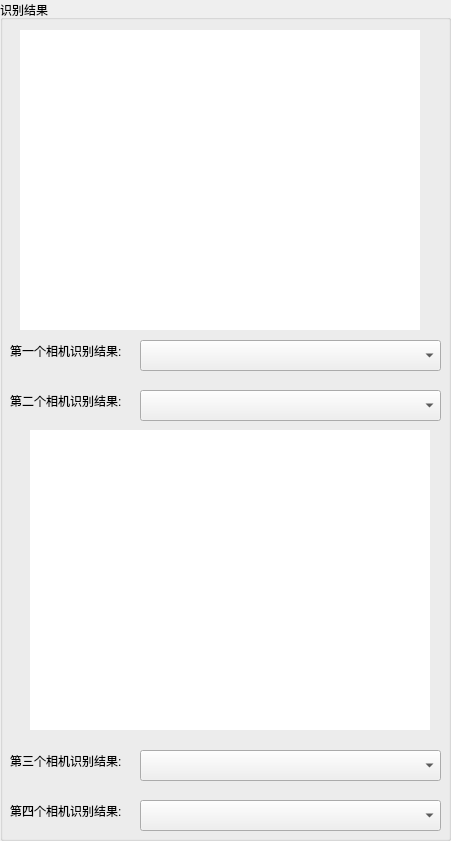
   <widget class="QGroupBox" name="groupBox_7">
    <property name="geometry">
     <rect>
      <x>1450</x>
      <y>10</y>
      <width>451</width>
      <height>841</height>
     </rect>
    </property>
    <property name="title">
     <string>识别结果</string>
    </property>
    <widget class="ClickableLabel" name="resultLabel_1" native="true">
     <property name="geometry">
      <rect>
       <x>20</x>
       <y>30</y>
       <width>400</width>
       <height>300</height>
      </rect>
     </property>
     <property name="palette">
      <palette>
       <active>
        <colorrole role="WindowText">
         <brush brushstyle="SolidPattern">
          <color alpha="255">
           <red>0</red>
           <green>0</green>
           <blue>0</blue>
          </color>
         </brush>
        </colorrole>
        <colorrole role="Button">
         <brush brushstyle="SolidPattern">
          <color alpha="255">
           <red>255</red>
           <green>255</green>
           <blue>255</blue>
          </color>
         </brush>
        </colorrole>
        <colorrole role="Light">
         <brush brushstyle="SolidPattern">
          <color alpha="255">
           <red>255</red>
           <green>255</green>
           <blue>255</blue>
          </color>
         </brush>
        </colorrole>
        <colorrole role="Midlight">
         <brush brushstyle="SolidPattern">
          <color alpha="255">
           <red>255</red>
           <green>255</green>
           <blue>255</blue>
          </color>
         </brush>
        </colorrole>
        <colorrole role="Dark">
         <brush brushstyle="SolidPattern">
          <color alpha="255">
           <red>127</red>
           <green>127</green>
           <blue>127</blue>
          </color>
         </brush>
        </colorrole>
        <colorrole role="Mid">
         <brush brushstyle="SolidPattern">
          <color alpha="255">
           <red>170</red>
           <green>170</green>
           <blue>170</blue>
          </color>
         </brush>
        </colorrole>
        <colorrole role="Text">
         <brush brushstyle="SolidPattern">
          <color alpha="255">
           <red>0</red>
           <green>0</green>
           <blue>0</blue>
          </color>
         </brush>
        </colorrole>
        <colorrole role="BrightText">
         <brush brushstyle="SolidPattern">
          <color alpha="255">
           <red>255</red>
           <green>255</green>
           <blue>255</blue>
          </color>
         </brush>
        </colorrole>
        <colorrole role="ButtonText">
         <brush brushstyle="SolidPattern">
          <color alpha="255">
           <red>0</red>
           <green>0</green>
           <blue>0</blue>
          </color>
         </brush>
        </colorrole>
        <colorrole role="Base">
         <brush brushstyle="SolidPattern">
          <color alpha="255">
           <red>255</red>
           <green>255</green>
           <blue>255</blue>
          </color>
         </brush>
        </colorrole>
        <colorrole role="Window">
         <brush brushstyle="SolidPattern">
          <color alpha="255">
           <red>255</red>
           <green>255</green>
           <blue>255</blue>
          </color>
         </brush>
        </colorrole>
        <colorrole role="Shadow">
         <brush brushstyle="SolidPattern">
          <color alpha="255">
           <red>0</red>
           <green>0</green>
           <blue>0</blue>
          </color>
         </brush>
        </colorrole>
        <colorrole role="AlternateBase">
         <brush brushstyle="SolidPattern">
          <color alpha="255">
           <red>255</red>
           <green>255</green>
           <blue>255</blue>
          </color>
         </brush>
        </colorrole>
        <colorrole role="ToolTipBase">
         <brush brushstyle="SolidPattern">
          <color alpha="255">
           <red>255</red>
           <green>255</green>
           <blue>220</blue>
          </color>
         </brush>
        </colorrole>
        <colorrole role="ToolTipText">
         <brush brushstyle="SolidPattern">
          <color alpha="255">
           <red>0</red>
           <green>0</green>
           <blue>0</blue>
          </color>
         </brush>
        </colorrole>
        <colorrole role="PlaceholderText">
         <brush brushstyle="NoBrush">
          <color alpha="128">
           <red>0</red>
           <green>0</green>
           <blue>0</blue>
          </color>
         </brush>
        </colorrole>
       </active>
       <inactive>
        <colorrole role="WindowText">
         <brush brushstyle="SolidPattern">
          <color alpha="255">
           <red>0</red>
           <green>0</green>
           <blue>0</blue>
          </color>
         </brush>
        </colorrole>
        <colorrole role="Button">
         <brush brushstyle="SolidPattern">
          <color alpha="255">
           <red>255</red>
           <green>255</green>
           <blue>255</blue>
          </color>
         </brush>
        </colorrole>
        <colorrole role="Light">
         <brush brushstyle="SolidPattern">
          <color alpha="255">
           <red>255</red>
           <green>255</green>
           <blue>255</blue>
          </color>
         </brush>
        </colorrole>
        <colorrole role="Midlight">
         <brush brushstyle="SolidPattern">
          <color alpha="255">
           <red>255</red>
           <green>255</green>
           <blue>255</blue>
          </color>
         </brush>
        </colorrole>
        <colorrole role="Dark">
         <brush brushstyle="SolidPattern">
          <color alpha="255">
           <red>127</red>
           <green>127</green>
           <blue>127</blue>
          </color>
         </brush>
        </colorrole>
        <colorrole role="Mid">
         <brush brushstyle="SolidPattern">
          <color alpha="255">
           <red>170</red>
           <green>170</green>
           <blue>170</blue>
          </color>
         </brush>
        </colorrole>
        <colorrole role="Text">
         <brush brushstyle="SolidPattern">
          <color alpha="255">
           <red>0</red>
           <green>0</green>
           <blue>0</blue>
          </color>
         </brush>
        </colorrole>
        <colorrole role="BrightText">
         <brush brushstyle="SolidPattern">
          <color alpha="255">
           <red>255</red>
           <green>255</green>
           <blue>255</blue>
          </color>
         </brush>
        </colorrole>
        <colorrole role="ButtonText">
         <brush brushstyle="SolidPattern">
          <color alpha="255">
           <red>0</red>
           <green>0</green>
           <blue>0</blue>
          </color>
         </brush>
        </colorrole>
        <colorrole role="Base">
         <brush brushstyle="SolidPattern">
          <color alpha="255">
           <red>255</red>
           <green>255</green>
           <blue>255</blue>
          </color>
         </brush>
        </colorrole>
        <colorrole role="Window">
         <brush brushstyle="SolidPattern">
          <color alpha="255">
           <red>255</red>
           <green>255</green>
           <blue>255</blue>
          </color>
         </brush>
        </colorrole>
        <colorrole role="Shadow">
         <brush brushstyle="SolidPattern">
          <color alpha="255">
           <red>0</red>
           <green>0</green>
           <blue>0</blue>
          </color>
         </brush>
        </colorrole>
        <colorrole role="AlternateBase">
         <brush brushstyle="SolidPattern">
          <color alpha="255">
           <red>255</red>
           <green>255</green>
           <blue>255</blue>
          </color>
         </brush>
        </colorrole>
        <colorrole role="ToolTipBase">
         <brush brushstyle="SolidPattern">
          <color alpha="255">
           <red>255</red>
           <green>255</green>
           <blue>220</blue>
          </color>
         </brush>
        </colorrole>
        <colorrole role="ToolTipText">
         <brush brushstyle="SolidPattern">
          <color alpha="255">
           <red>0</red>
           <green>0</green>
           <blue>0</blue>
          </color>
         </brush>
        </colorrole>
        <colorrole role="PlaceholderText">
         <brush brushstyle="NoBrush">
          <color alpha="128">
           <red>0</red>
           <green>0</green>
           <blue>0</blue>
          </color>
         </brush>
        </colorrole>
       </inactive>
       <disabled>
        <colorrole role="WindowText">
         <brush brushstyle="SolidPattern">
          <color alpha="255">
           <red>127</red>
           <green>127</green>
           <blue>127</blue>
          </color>
         </brush>
        </colorrole>
        <colorrole role="Button">
         <brush brushstyle="SolidPattern">
          <color alpha="255">
           <red>255</red>
           <green>255</green>
           <blue>255</blue>
          </color>
         </brush>
        </colorrole>
        <colorrole role="Light">
         <brush brushstyle="SolidPattern">
          <color alpha="255">
           <red>255</red>
           <green>255</green>
           <blue>255</blue>
          </color>
         </brush>
        </colorrole>
        <colorrole role="Midlight">
         <brush brushstyle="SolidPattern">
          <color alpha="255">
           <red>255</red>
           <green>255</green>
           <blue>255</blue>
          </color>
         </brush>
        </colorrole>
        <colorrole role="Dark">
         <brush brushstyle="SolidPattern">
          <color alpha="255">
           <red>127</red>
           <green>127</green>
           <blue>127</blue>
          </color>
         </brush>
        </colorrole>
        <colorrole role="Mid">
         <brush brushstyle="SolidPattern">
          <color alpha="255">
           <red>170</red>
           <green>170</green>
           <blue>170</blue>
          </color>
         </brush>
        </colorrole>
        <colorrole role="Text">
         <brush brushstyle="SolidPattern">
          <color alpha="255">
           <red>127</red>
           <green>127</green>
           <blue>127</blue>
          </color>
         </brush>
        </colorrole>
        <colorrole role="BrightText">
         <brush brushstyle="SolidPattern">
          <color alpha="255">
           <red>255</red>
           <green>255</green>
           <blue>255</blue>
          </color>
         </brush>
        </colorrole>
        <colorrole role="ButtonText">
         <brush brushstyle="SolidPattern">
          <color alpha="255">
           <red>127</red>
           <green>127</green>
           <blue>127</blue>
          </color>
         </brush>
        </colorrole>
        <colorrole role="Base">
         <brush brushstyle="SolidPattern">
          <color alpha="255">
           <red>255</red>
           <green>255</green>
           <blue>255</blue>
          </color>
         </brush>
        </colorrole>
        <colorrole role="Window">
         <brush brushstyle="SolidPattern">
          <color alpha="255">
           <red>255</red>
           <green>255</green>
           <blue>255</blue>
          </color>
         </brush>
        </colorrole>
        <colorrole role="Shadow">
         <brush brushstyle="SolidPattern">
          <color alpha="255">
           <red>0</red>
           <green>0</green>
           <blue>0</blue>
          </color>
         </brush>
        </colorrole>
        <colorrole role="AlternateBase">
         <brush brushstyle="SolidPattern">
          <color alpha="255">
           <red>255</red>
           <green>255</green>
           <blue>255</blue>
          </color>
         </brush>
        </colorrole>
        <colorrole role="ToolTipBase">
         <brush brushstyle="SolidPattern">
          <color alpha="255">
           <red>255</red>
           <green>255</green>
           <blue>220</blue>
          </color>
         </brush>
        </colorrole>
        <colorrole role="ToolTipText">
         <brush brushstyle="SolidPattern">
          <color alpha="255">
           <red>0</red>
           <green>0</green>
           <blue>0</blue>
          </color>
         </brush>
        </colorrole>
        <colorrole role="PlaceholderText">
         <brush brushstyle="NoBrush">
          <color alpha="128">
           <red>0</red>
           <green>0</green>
           <blue>0</blue>
          </color>
         </brush>
        </colorrole>
       </disabled>
      </palette>
     </property>
     <property name="styleSheet">
      <string notr="true">background-color: rgb(255, 255, 255);</string>
     </property>
     <property name="text" stdset="0">
      <string/>
     </property>
    </widget>
    <widget class="ClickableLabel" name="resultLabel_2" native="true">
     <property name="geometry">
      <rect>
       <x>30</x>
       <y>430</y>
       <width>400</width>
       <height>300</height>
      </rect>
     </property>
     <property name="palette">
      <palette>
       <active>
        <colorrole role="WindowText">
         <brush brushstyle="SolidPattern">
          <color alpha="255">
           <red>0</red>
           <green>0</green>
           <blue>0</blue>
          </color>
         </brush>
        </colorrole>
        <colorrole role="Button">
         <brush brushstyle="SolidPattern">
          <color alpha="255">
           <red>255</red>
           <green>255</green>
           <blue>255</blue>
          </color>
         </brush>
        </colorrole>
        <colorrole role="Light">
         <brush brushstyle="SolidPattern">
          <color alpha="255">
           <red>255</red>
           <green>255</green>
           <blue>255</blue>
          </color>
         </brush>
        </colorrole>
        <colorrole role="Midlight">
         <brush brushstyle="SolidPattern">
          <color alpha="255">
           <red>255</red>
           <green>255</green>
           <blue>255</blue>
          </color>
         </brush>
        </colorrole>
        <colorrole role="Dark">
         <brush brushstyle="SolidPattern">
          <color alpha="255">
           <red>127</red>
           <green>127</green>
           <blue>127</blue>
          </color>
         </brush>
        </colorrole>
        <colorrole role="Mid">
         <brush brushstyle="SolidPattern">
          <color alpha="255">
           <red>170</red>
           <green>170</green>
           <blue>170</blue>
          </color>
         </brush>
        </colorrole>
        <colorrole role="Text">
         <brush brushstyle="SolidPattern">
          <color alpha="255">
           <red>0</red>
           <green>0</green>
           <blue>0</blue>
          </color>
         </brush>
        </colorrole>
        <colorrole role="BrightText">
         <brush brushstyle="SolidPattern">
          <color alpha="255">
           <red>255</red>
           <green>255</green>
           <blue>255</blue>
          </color>
         </brush>
        </colorrole>
        <colorrole role="ButtonText">
         <brush brushstyle="SolidPattern">
          <color alpha="255">
           <red>0</red>
           <green>0</green>
           <blue>0</blue>
          </color>
         </brush>
        </colorrole>
        <colorrole role="Base">
         <brush brushstyle="SolidPattern">
          <color alpha="255">
           <red>255</red>
           <green>255</green>
           <blue>255</blue>
          </color>
         </brush>
        </colorrole>
        <colorrole role="Window">
         <brush brushstyle="SolidPattern">
          <color alpha="255">
           <red>255</red>
           <green>255</green>
           <blue>255</blue>
          </color>
         </brush>
        </colorrole>
        <colorrole role="Shadow">
         <brush brushstyle="SolidPattern">
          <color alpha="255">
           <red>0</red>
           <green>0</green>
           <blue>0</blue>
          </color>
         </brush>
        </colorrole>
        <colorrole role="AlternateBase">
         <brush brushstyle="SolidPattern">
          <color alpha="255">
           <red>255</red>
           <green>255</green>
           <blue>255</blue>
          </color>
         </brush>
        </colorrole>
        <colorrole role="ToolTipBase">
         <brush brushstyle="SolidPattern">
          <color alpha="255">
           <red>255</red>
           <green>255</green>
           <blue>220</blue>
          </color>
         </brush>
        </colorrole>
        <colorrole role="ToolTipText">
         <brush brushstyle="SolidPattern">
          <color alpha="255">
           <red>0</red>
           <green>0</green>
           <blue>0</blue>
          </color>
         </brush>
        </colorrole>
        <colorrole role="PlaceholderText">
         <brush brushstyle="NoBrush">
          <color alpha="128">
           <red>0</red>
           <green>0</green>
           <blue>0</blue>
          </color>
         </brush>
        </colorrole>
       </active>
       <inactive>
        <colorrole role="WindowText">
         <brush brushstyle="SolidPattern">
          <color alpha="255">
           <red>0</red>
           <green>0</green>
           <blue>0</blue>
          </color>
         </brush>
        </colorrole>
        <colorrole role="Button">
         <brush brushstyle="SolidPattern">
          <color alpha="255">
           <red>255</red>
           <green>255</green>
           <blue>255</blue>
          </color>
         </brush>
        </colorrole>
        <colorrole role="Light">
         <brush brushstyle="SolidPattern">
          <color alpha="255">
           <red>255</red>
           <green>255</green>
           <blue>255</blue>
          </color>
         </brush>
        </colorrole>
        <colorrole role="Midlight">
         <brush brushstyle="SolidPattern">
          <color alpha="255">
           <red>255</red>
           <green>255</green>
           <blue>255</blue>
          </color>
         </brush>
        </colorrole>
        <colorrole role="Dark">
         <brush brushstyle="SolidPattern">
          <color alpha="255">
           <red>127</red>
           <green>127</green>
           <blue>127</blue>
          </color>
         </brush>
        </colorrole>
        <colorrole role="Mid">
         <brush brushstyle="SolidPattern">
          <color alpha="255">
           <red>170</red>
           <green>170</green>
           <blue>170</blue>
          </color>
         </brush>
        </colorrole>
        <colorrole role="Text">
         <brush brushstyle="SolidPattern">
          <color alpha="255">
           <red>0</red>
           <green>0</green>
           <blue>0</blue>
          </color>
         </brush>
        </colorrole>
        <colorrole role="BrightText">
         <brush brushstyle="SolidPattern">
          <color alpha="255">
           <red>255</red>
           <green>255</green>
           <blue>255</blue>
          </color>
         </brush>
        </colorrole>
        <colorrole role="ButtonText">
         <brush brushstyle="SolidPattern">
          <color alpha="255">
           <red>0</red>
           <green>0</green>
           <blue>0</blue>
          </color>
         </brush>
        </colorrole>
        <colorrole role="Base">
         <brush brushstyle="SolidPattern">
          <color alpha="255">
           <red>255</red>
           <green>255</green>
           <blue>255</blue>
          </color>
         </brush>
        </colorrole>
        <colorrole role="Window">
         <brush brushstyle="SolidPattern">
          <color alpha="255">
           <red>255</red>
           <green>255</green>
           <blue>255</blue>
          </color>
         </brush>
        </colorrole>
        <colorrole role="Shadow">
         <brush brushstyle="SolidPattern">
          <color alpha="255">
           <red>0</red>
           <green>0</green>
           <blue>0</blue>
          </color>
         </brush>
        </colorrole>
        <colorrole role="AlternateBase">
         <brush brushstyle="SolidPattern">
          <color alpha="255">
           <red>255</red>
           <green>255</green>
           <blue>255</blue>
          </color>
         </brush>
        </colorrole>
        <colorrole role="ToolTipBase">
         <brush brushstyle="SolidPattern">
          <color alpha="255">
           <red>255</red>
           <green>255</green>
           <blue>220</blue>
          </color>
         </brush>
        </colorrole>
        <colorrole role="ToolTipText">
         <brush brushstyle="SolidPattern">
          <color alpha="255">
           <red>0</red>
           <green>0</green>
           <blue>0</blue>
          </color>
         </brush>
        </colorrole>
        <colorrole role="PlaceholderText">
         <brush brushstyle="NoBrush">
          <color alpha="128">
           <red>0</red>
           <green>0</green>
           <blue>0</blue>
          </color>
         </brush>
        </colorrole>
       </inactive>
       <disabled>
        <colorrole role="WindowText">
         <brush brushstyle="SolidPattern">
          <color alpha="255">
           <red>127</red>
           <green>127</green>
           <blue>127</blue>
          </color>
         </brush>
        </colorrole>
        <colorrole role="Button">
         <brush brushstyle="SolidPattern">
          <color alpha="255">
           <red>255</red>
           <green>255</green>
           <blue>255</blue>
          </color>
         </brush>
        </colorrole>
        <colorrole role="Light">
         <brush brushstyle="SolidPattern">
          <color alpha="255">
           <red>255</red>
           <green>255</green>
           <blue>255</blue>
          </color>
         </brush>
        </colorrole>
        <colorrole role="Midlight">
         <brush brushstyle="SolidPattern">
          <color alpha="255">
           <red>255</red>
           <green>255</green>
           <blue>255</blue>
          </color>
         </brush>
        </colorrole>
        <colorrole role="Dark">
         <brush brushstyle="SolidPattern">
          <color alpha="255">
           <red>127</red>
           <green>127</green>
           <blue>127</blue>
          </color>
         </brush>
        </colorrole>
        <colorrole role="Mid">
         <brush brushstyle="SolidPattern">
          <color alpha="255">
           <red>170</red>
           <green>170</green>
           <blue>170</blue>
          </color>
         </brush>
        </colorrole>
        <colorrole role="Text">
         <brush brushstyle="SolidPattern">
          <color alpha="255">
           <red>127</red>
           <green>127</green>
           <blue>127</blue>
          </color>
         </brush>
        </colorrole>
        <colorrole role="BrightText">
         <brush brushstyle="SolidPattern">
          <color alpha="255">
           <red>255</red>
           <green>255</green>
           <blue>255</blue>
          </color>
         </brush>
        </colorrole>
        <colorrole role="ButtonText">
         <brush brushstyle="SolidPattern">
          <color alpha="255">
           <red>127</red>
           <green>127</green>
           <blue>127</blue>
          </color>
         </brush>
        </colorrole>
        <colorrole role="Base">
         <brush brushstyle="SolidPattern">
          <color alpha="255">
           <red>255</red>
           <green>255</green>
           <blue>255</blue>
          </color>
         </brush>
        </colorrole>
        <colorrole role="Window">
         <brush brushstyle="SolidPattern">
          <color alpha="255">
           <red>255</red>
           <green>255</green>
           <blue>255</blue>
          </color>
         </brush>
        </colorrole>
        <colorrole role="Shadow">
         <brush brushstyle="SolidPattern">
          <color alpha="255">
           <red>0</red>
           <green>0</green>
           <blue>0</blue>
          </color>
         </brush>
        </colorrole>
        <colorrole role="AlternateBase">
         <brush brushstyle="SolidPattern">
          <color alpha="255">
           <red>255</red>
           <green>255</green>
           <blue>255</blue>
          </color>
         </brush>
        </colorrole>
        <colorrole role="ToolTipBase">
         <brush brushstyle="SolidPattern">
          <color alpha="255">
           <red>255</red>
           <green>255</green>
           <blue>220</blue>
          </color>
         </brush>
        </colorrole>
        <colorrole role="ToolTipText">
         <brush brushstyle="SolidPattern">
          <color alpha="255">
           <red>0</red>
           <green>0</green>
           <blue>0</blue>
          </color>
         </brush>
        </colorrole>
        <colorrole role="PlaceholderText">
         <brush brushstyle="NoBrush">
          <color alpha="128">
           <red>0</red>
           <green>0</green>
           <blue>0</blue>
          </color>
         </brush>
        </colorrole>
       </disabled>
      </palette>
     </property>
     <property name="styleSheet">
      <string notr="true">background-color: rgb(255, 255, 255);</string>
     </property>
     <property name="text" stdset="0">
      <string/>
     </property>
    </widget>
    <widget class="QLabel" name="resultLineLabel_1">
     <property name="geometry">
      <rect>
       <x>10</x>
       <y>340</y>
       <width>111</width>
       <height>21</height>
      </rect>
     </property>
     <property name="text">
      <string>第一个相机识别结果:</string>
     </property>
    </widget>
    <widget class="QComboBox" name="result_comboBox_1">
     <property name="geometry">
      <rect>
       <x>140</x>
       <y>340</y>
       <width>301</width>
       <height>31</height>
      </rect>
     </property>
    </widget>
    <widget class="QComboBox" name="result_comboBox_2">
     <property name="geometry">
      <rect>
       <x>140</x>
       <y>390</y>
       <width>301</width>
       <height>31</height>
      </rect>
     </property>
    </widget>
    <widget class="QLabel" name="resultLineLabel_2">
     <property name="geometry">
      <rect>
       <x>10</x>
       <y>390</y>
       <width>111</width>
       <height>21</height>
      </rect>
     </property>
     <property name="text">
      <string>第二个相机识别结果:</string>
     </property>
    </widget>
    <widget class="QComboBox" name="result_comboBox_3">
     <property name="geometry">
      <rect>
       <x>140</x>
       <y>750</y>
       <width>301</width>
       <height>31</height>
      </rect>
     </property>
    </widget>
    <widget class="QLabel" name="resultLineLabel_4">
     <property name="geometry">
      <rect>
       <x>10</x>
       <y>800</y>
       <width>111</width>
       <height>21</height>
      </rect>
     </property>
     <property name="text">
      <string>第四个相机识别结果:</string>
     </property>
    </widget>
    <widget class="QLabel" name="resultLineLabel_3">
     <property name="geometry">
      <rect>
       <x>10</x>
       <y>750</y>
       <width>111</width>
       <height>21</height>
      </rect>
     </property>
     <property name="text">
      <string>第三个相机识别结果:</string>
     </property>
    </widget>
    <widget class="QComboBox" name="result_comboBox_4">
     <property name="geometry">
      <rect>
       <x>140</x>
       <y>800</y>
       <width>301</width>
       <height>31</height>
      </rect>
     </property>
    </widget>
   </widget>
